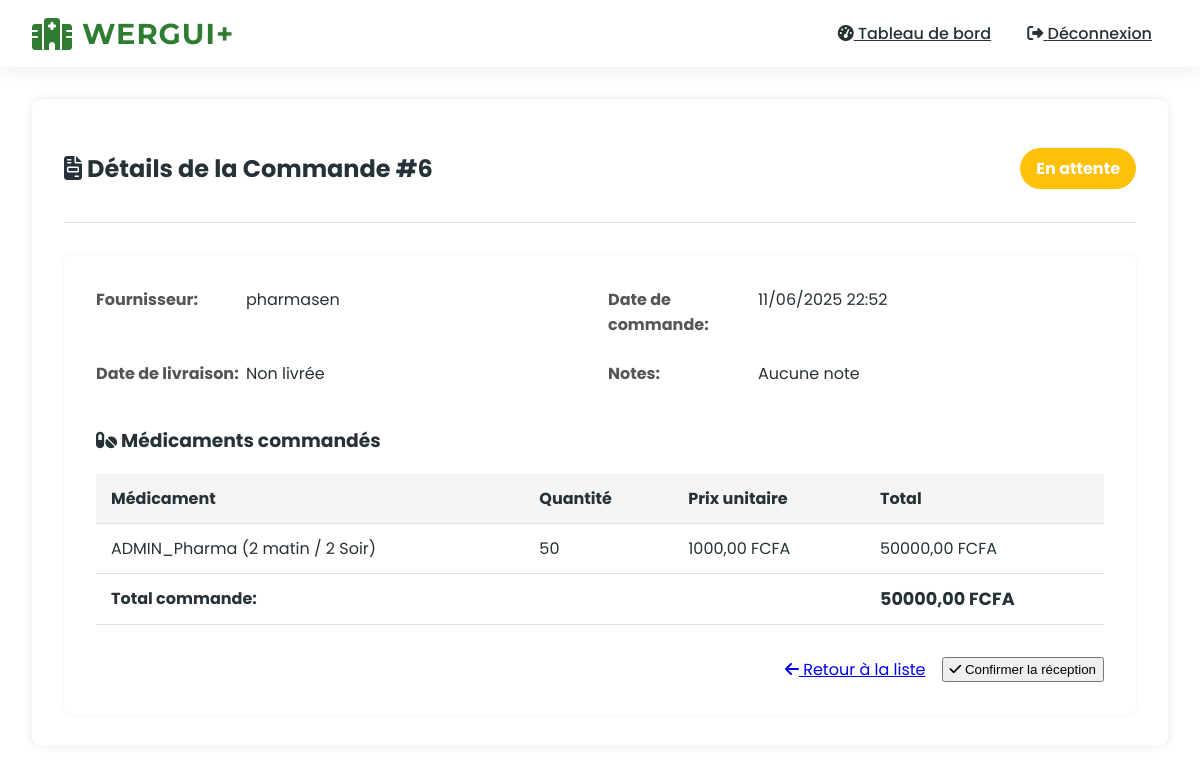
/pharmacist/view-order/6/ (signed in), run on the app's committed database.
### accounts/models.py (models this page shows, shortened)
class Order(models.Model):
    STATUS_CHOICES = [
        ('PENDING', 'En attente'),
        ('CONFIRMED', 'Confirmée'),
        ('DELIVERED', 'Livrée'),
        ('CANCELLED', 'Annulée'),
    ]
    pharmacist = models.ForeignKey(CustomUser, on_delete=models.CASCADE)
    supplier = models.ForeignKey(Supplier, on_delete=models.CASCADE)
    order_date = models.DateTimeField(auto_now_add=True)
    delivery_date = models.DateTimeField(null=True, blank=True)
    status = models.CharField(max_length=20, choices=STATUS_CHOICES, default='PENDING')
    notes = models.TextField(blank=True)

class Supplier(models.Model):
    name = models.CharField(max_length=100)
    contact_email = models.EmailField()
    contact_phone = models.CharField(max_length=20)
    delivery_time = models.PositiveIntegerField(help_text="Délai de livraison en jours")
    shipping_cost = models.DecimalField(max_digits=10, decimal_places=2)

class OrderItem(models.Model):
    order = models.ForeignKey(Order, on_delete=models.CASCADE, related_name='items')
    medication = models.ForeignKey(Medication, on_delete=models.CASCADE)
    quantity = models.PositiveIntegerField()
    unit_price = models.DecimalField(max_digits=10, decimal_places=2)

class Medication(models.Model):
    name = models.CharField(max_length=100)
    code = models.CharField(max_length=20, unique=True)
    dosage = models.CharField(max_length=50)
    stock = models.PositiveIntegerField(default=0)
    max_stock = models.PositiveIntegerField()
    threshold = models.PositiveIntegerField()
    supplier = models.ForeignKey(Supplier, on_delete=models.CASCADE)
    unit_price = models.DecimalField(max_digits=10, decimal_places=2)

### accounts/views.py (the view)
# urls.py: path('pharmacist/view-order/<int:order_id>/', views.view_order_detail, name='view_order_detail'),
@login_required
@role_required('PHARMACIST')
def view_order_detail(request, order_id):
    order = get_object_or_404(Order, id=order_id, pharmacist=request.user)
    order_items = order.items.all().select_related('medication')
    order.total = sum(item.quantity * item.unit_price for item in order_items)
    return render(request, 'accounts/pharmacist/view_order_detail.html', {
        'order': order,
        'order_items': order_items,
    })

### accounts/templatetags/order_filters.py (called while the page is built)
@register.filter
def mul(value, arg):
    return value * arg

### accounts/templates/accounts/pharmacist/view_order_detail.html (shortened to what this page needs)
{% extends "base.html" %}
{% load order_filters %}
{% block content %}
<div class="pharmacist-container">
    <div class="pharmacist-header">
        <h2><i class="fas fa-file-invoice"></i> Détails de la Commande #{{ order.id }}</h2>
        <div class="order-status">
            <span class="status-badge status-{{ order.status|lower }}">
                {{ order.get_status_display }}
            </span>
        </div>
    </div>
    <div class="order-detail-card">
        <div class="order-info">
            <div class="info-row">
                <span class="info-label">Fournisseur:</span>
                <span class="info-value">{{ order.supplier.name }}</span>
            </div>
            <div class="info-row">
                <span class="info-label">Date de commande:</span>
                <span class="info-value">{{ order.order_date|date:"d/m/Y H:i" }}</span>
            </div>
            <div class="info-row">
                <span class="info-label">Date de livraison:</span>
                <span class="info-value">
                    {% if order.delivery_date %}
                        {{ order.delivery_date|date:"d/m/Y H:i" }}
                    {% else %}
                        Non livrée
                    {% endif %}
                </span>
            </div>
            <div class="info-row">
                <span class="info-label">Notes:</span>
                <span class="info-value">{{ order.notes|default:"Aucune note" }}</span>
            </div>
        </div>
        <div class="order-items">
            <h3><i class="fas fa-pills"></i> Médicaments commandés</h3>
            <table class="items-table">
                <thead>
                    <tr>
                        <th>Médicament</th>
                        <th>Quantité</th>
                        <th>Prix unitaire</th>
                        <th>Total</th>
                    </tr>
                </thead>
                <tbody>
                    {% for item in order_items %}
                    <tr>
                        <td>{{ item.medication.name }} ({{ item.medication.dosage }})</td>
                        <td>{{ item.quantity }}</td>
                        <td>{{ item.unit_price }} FCFA</td>
                        <td>{{ item.quantity|mul:item.unit_price }} FCFA</td>
                    </tr>
                    {% endfor %}
                </tbody>
                <tfoot>
                    <tr>
                        <td colspan="3" class="total-label">Total commande:</td>
                        <td class="total-value">{{ order.total }} FCFA</td>
                    </tr>
                </tfoot>
            </table>
        </div>
        <div class="order-actions">
            <a href="{% url 'view_orders' %}" class="btn-pharmacist-outline">
                <i class="fas fa-arrow-left"></i> Retour à la liste
            </a>
            {% if order.status == 'PENDING' %}
            <button class="btn-pharmacist" id="confirm-order">
                <i class="fas fa-check"></i> Confirmer la réception
            </button>
            {% endif %}
        </div>
    </div>
</div>
{% endblock %}

### templates/base.html (style rules this page uses)
:root { --medical-green: #2E7D32; --green-dark: #1B5E20; --green-light: #81C784; --white: #FFFFFF; --gray-light: #FAFAFA; --text-dark: #263238; }
body { font-family: 'Poppins', sans-serif; background-color: var(--white); color: var(--text-dark); margin: 0; overflow-x: hidden; }

### accounts/templates/accounts/pharmacist/view_order_detail.html (style rules this page uses)
.pharmacist-container { background: white; padding: 2rem; border-radius: 10px; box-shadow: 0 0 10px rgba(0,0,0,0.1); }
.pharmacist-header { display: flex; justify-content: space-between; align-items: center; margin-bottom: 2rem; padding-bottom: 1rem; border-bottom: 1px solid #e0e0e0; }
.status-badge { display: inline-block; padding: 0.5rem 1rem; border-radius: 50px; font-weight: bold; color: white; }
.status-pending { background-color: #FFC107; }
.order-detail-card { background-color: white; border-radius: 8px; padding: 2rem; box-shadow: 0 0 5px rgba(0,0,0,0.05); }
.order-info { display: grid; grid-template-columns: 1fr 1fr; gap: 1rem; margin-bottom: 2rem; }
.info-row { display: flex; margin-bottom: 0.5rem; }
.info-label { font-weight: bold; width: 150px; color: #555; }
.info-value { flex-grow: 1; }
.items-table { width: 100%; border-collapse: collapse; margin: 1rem 0; }
.items-table th, .items-table td { padding: 12px 15px; text-align: left; border-bottom: 1px solid #e0e0e0; }
.items-table th { background-color: #f5f5f5; }
.total-label { font-weight: bold; text-align: right; }
.total-value { font-weight: bold; font-size: 1.1rem; }
.order-actions { display: flex; justify-content: flex-end; gap: 1rem; margin-top: 2rem; }

### data on the page
Order: id "6", status "En attente", supplier.name "pharmasen", order_date "11/06/2025 22:52", notes "Aucune note", total "50000,00"
OrderItem: medication.name "ADMIN_Pharma", medication.dosage "2 matin / 2 Soir", quantity "50", unit_price "1000,00", quantity|mul "50000,00"
